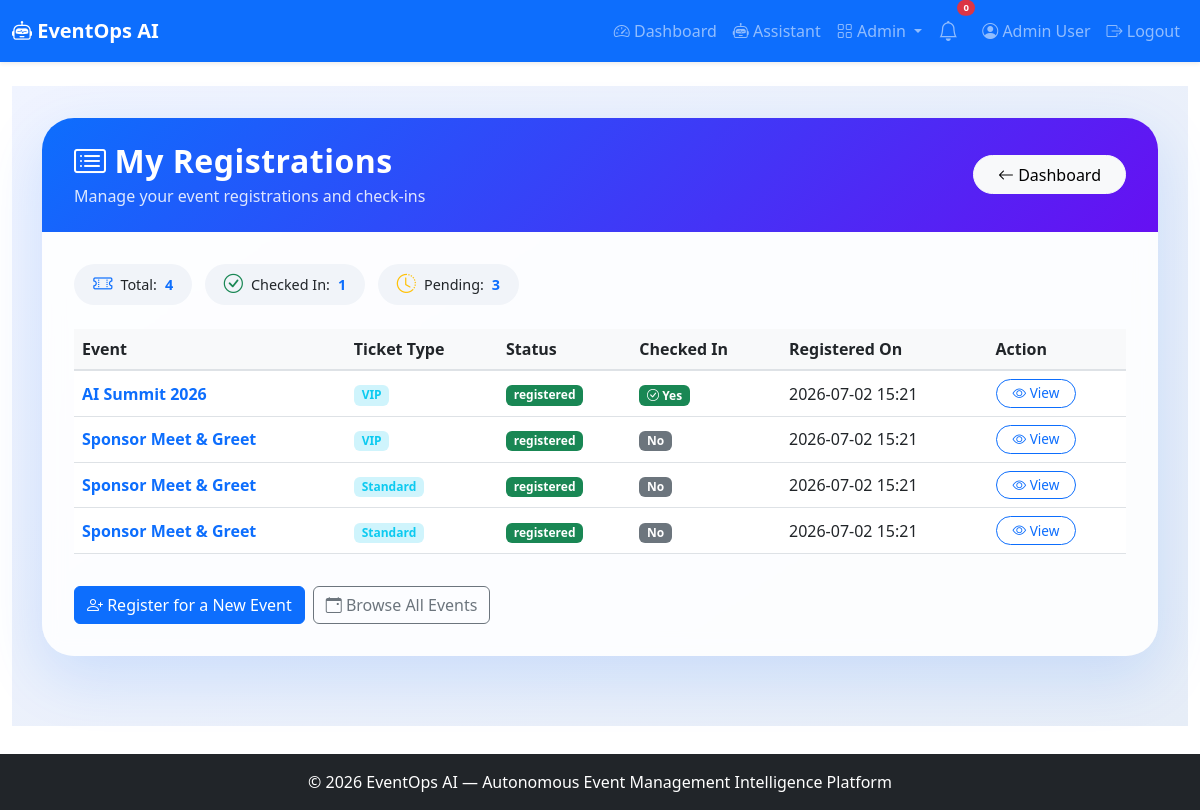
/user/registrations (signed in), run on the app's committed database.
### app.py (models this page shows, shortened)
class User(UserMixin, db.Model):
    id = db.Column(db.Integer, primary_key=True)
    name = db.Column(db.String(100), nullable=False)
    email = db.Column(db.String(100), unique=True, nullable=False)
    password_hash = db.Column(db.String(200), nullable=False)
    role = db.Column(db.String(20), default='user')
    created_at = db.Column(db.DateTime, default=lambda: datetime.now(timezone.utc))

class Registration(db.Model):
    id = db.Column(db.Integer, primary_key=True)
    user_id = db.Column(db.Integer, db.ForeignKey('user.id'))
    event_id = db.Column(db.Integer, db.ForeignKey('event.id'))
    ticket_type = db.Column(db.String(50))
    status = db.Column(db.String(20), default='registered')
    checked_in = db.Column(db.Boolean, default=False)
    registered_at = db.Column(db.DateTime, default=lambda: datetime.now(timezone.utc))
    user = db.relationship('User', backref='registrations')
    event = db.relationship('Event', backref='registrations')

class Event(db.Model):
    id = db.Column(db.Integer, primary_key=True)
    title = db.Column(db.String(200), nullable=False)
    description = db.Column(db.Text)
    date = db.Column(db.String(50))
    time = db.Column(db.String(50))
    location = db.Column(db.String(200))
    capacity = db.Column(db.Integer)
    status = db.Column(db.String(20), default='upcoming')
    created_at = db.Column(db.DateTime, default=lambda: datetime.now(timezone.utc))

### app.py (the view)
@app.route('/user/registrations')
@login_required
def user_my_registrations():
    registrations = Registration.query.filter_by(user_id=current_user.id).all()
    return render_template('user_registrations.html', registrations=registrations)

### app.py (called while the page is built)
@login_manager.user_loader
def load_user(user_id):
    return User.query.get(int(user_id))

### Milestone 2/Event managemaent/templates/user_registrations.html (shortened to what this page needs)
{% extends "base.html" %}
{% block content %}
<div class="registrations-wrapper">
    <div class="container">
        <div class="card registrations-card">
            <div class="card-header d-flex justify-content-between align-items-center flex-wrap">
                <div>
                    <h2><i class="bi bi-card-list me-2"></i>My Registrations</h2>
                    <p>Manage your event registrations and check-ins</p>
                </div>
                <a href="{{ url_for('dashboard') }}" class="btn btn-light btn-back">
                    <i class="bi bi-arrow-left"></i> Dashboard
                </a>
            </div>
            <div class="card-body">
                <div class="mb-3">
                    <span class="stats-badge"><i class="bi bi-ticket-perforated text-primary"></i> Total: <span class="stat-number">{{ registrations|length }}</span></span>
                    <span class="stats-badge"><i class="bi bi-check-circle text-success"></i> Checked In: <span class="stat-number">{{ registrations|selectattr('checked_in', 'equalto', True)|list|length }}</span></span>
                    <span class="stats-badge"><i class="bi bi-clock-history text-warning"></i> Pending: <span class="stat-number">{{ registrations|selectattr('checked_in', 'equalto', False)|list|length }}</span></span>
                </div>
                <div class="table-responsive">
                    <table class="table table-hover align-middle">
                        <thead>
                            <tr>
                                <th>Event</th>
                                <th>Ticket Type</th>
                                <th>Status</th>
                                <th>Checked In</th>
                                <th>Registered On</th>
                                <th>Action</th>
                            </tr>
                        </thead>
                        <tbody>
                            {% for reg in registrations %}
                            <tr>
                                <td><span class="event-title">{{ reg.event.title }}</span></td>
                                <td><span class="badge bg-info-subtle text-info">{{ reg.ticket_type }}</span></td>
                                <td><span class="badge bg-{{ 'success' if reg.status == 'registered' else 'warning' }}">{{ reg.status }}</span></td>
                                <td>
                                    <span class="badge bg-{{ 'success' if reg.checked_in else 'secondary' }}">
                                        {% if reg.checked_in %}<i class="bi bi-check-circle"></i> Yes{% else %}No{% endif %}
                                    </span>
                                </td>
                                <td>{{ reg.registered_at.strftime('%Y-%m-%d %H:%M') }}</td>
                                <td>
                                    <a href="{{ url_for('event_detail', event_id=reg.event_id) }}" class="btn btn-outline-primary btn-sm btn-view">
                                        <i class="bi bi-eye"></i> View
                                    </a>
                                </td>
                            </tr>
                            {% endfor %}
                        </tbody>
                    </table>
                </div>
                <div class="mt-3 d-flex flex-wrap gap-2">
                    <a href="{{ url_for('user_register_event') }}" class="btn btn-primary">
                        <i class="bi bi-person-plus"></i> Register for a New Event
                    </a>
                    <a href="{{ url_for('browse_events') }}" class="btn btn-outline-secondary">
                        <i class="bi bi-calendar-event"></i> Browse All Events
                    </a>
                </div>
            </div>
        </div>
    </div>
</div>
{% endblock %}

### Milestone 1/Event managemaent/templates/base.html (shortened to what this page needs)
<!DOCTYPE html>
<html lang="en">
<head>
    <link href="https://cdn.jsdelivr.net/npm/bootstrap@5.3.0/dist/css/bootstrap.min.css" rel="stylesheet">
    <link rel="stylesheet" href="https://cdn.jsdelivr.net/npm/bootstrap-icons@1.11.0/font/bootstrap-icons.css">
    <link rel="stylesheet" href="{{ url_for('static', filename='css/style.css') }}">
</head>
<body>
    <nav class="navbar navbar-expand-lg navbar-dark bg-primary shadow-sm">
        <div class="container-fluid">
            <a class="navbar-brand fw-bold" href="{{ url_for('index') }}">
                <i class="bi bi-robot"></i> EventOps AI
            </a>
            <div class="collapse navbar-collapse" id="navbarNav">
                <ul class="navbar-nav ms-auto align-items-lg-center">
                    {% if current_user.is_authenticated %}
                        <li class="nav-item">
                            <a class="nav-link" href="{{ url_for('dashboard') }}">
                                <i class="bi bi-speedometer2"></i> Dashboard
                            </a>
                        </li>
                        <li class="nav-item">
                            <a class="nav-link" href="{{ url_for('assistant_page') }}">
                                <i class="bi bi-robot"></i> Assistant
                            </a>
                        </li>
                        {% if current_user.role == 'admin' %}
                        <li class="nav-item dropdown">
                            <a class="nav-link dropdown-toggle" href="#" role="button" data-bs-toggle="dropdown">
                                <i class="bi bi-grid"></i> Admin
                            </a>
                        </li>
                        {% endif %}
                        <li class="nav-item position-relative me-2">
                            <a class="nav-link" href="#" title="Notifications" data-bs-toggle="dropdown">
                                <i class="bi bi-bell fs-5"></i>
                                <span class="position-absolute top-0 start-100 translate-middle badge rounded-pill bg-danger" style="font-size:0.6rem;">
                                    0
                                </span>
                            </a>
                        </li>
                        <li class="nav-item">
                            <a class="nav-link" href="{{ url_for('profile') }}">
                                <i class="bi bi-person-circle"></i> {{ current_user.name }}
                            </a>
                        </li>
                        <li class="nav-item">
                            <a class="nav-link" href="{{ url_for('logout') }}">
                                <i class="bi bi-box-arrow-right"></i> Logout
                            </a>
                        </li>
                    {% endif %}
                </ul>
            </div>
        </div>
    </nav>
    <main class="container-fluid py-4">
        {% block content %}{% endblock %}
    </main>
    <footer class="footer bg-dark text-white py-3 mt-4">
        <div class="container text-center">
            <span>© 2026 EventOps AI — Autonomous Event Management Intelligence Platform</span>
        </div>
    </footer>
</body>
</html>

### Milestone 1/Event managemaent/static/css/style.css (style rules this page uses)
body { padding-bottom: 60px; }
.footer { position: fixed; bottom: 0; width: 100%; }

### Milestone 2/Event managemaent/templates/user_registrations.html (style rules this page uses)
.registrations-wrapper { min-height: 80vh; background: linear-gradient(145deg, #f0f4ff 0%, #e6edf7 100%); padding: 2rem 0; }
.registrations-card { border: none; border-radius: 2rem; background: rgba(255, 255, 255, 0.85); backdrop-filter: blur(10px); box-shadow: 0 20px 60px rgba(13, 110, 253, 0.15); overflow: hidden; }
.registrations-card .card-header { background: linear-gradient(135deg, #0d6efd, #6610f2); color: white; padding: 1.5rem 2rem; border: none; }
.registrations-card .card-header h2 { font-weight: 700; letter-spacing: 0.5px; margin-bottom: 0.2rem; }
.registrations-card .card-header p { opacity: 0.85; margin-bottom: 0; }
.registrations-card .card-body { padding: 2rem 2rem; }
.stats-badge { display: inline-flex; align-items: center; gap: 0.5rem; padding: 0.4rem 1.2rem; border-radius: 50px; background: #f1f4f9; font-size: 0.9rem; margin-right: 0.5rem; margin-bottom: 0.5rem; }
.stats-badge i { font-size: 1.2rem; }
.stats-badge .stat-number { font-weight: 700; color: #0d6efd; }
.btn-back { border-radius: 50px; padding: 0.4rem 1.5rem; }
.table th { background: #f8f9fa; color: #212529; font-weight: 600; border-bottom: 2px solid #dee2e6; }
.table td { vertical-align: middle; }
.table .event-title { font-weight: 600; color: #0d6efd; }
.btn-view { border-radius: 30px; padding: 0.2rem 1rem; font-size: 0.85rem; }

### data on the page
User: name "Admin User"
Registration: event "AI Summit 2026", ticket_type "VIP", status "registered", checked_in True (drawn), registered_at "2026-07-02 15:21"
Registration: event "Sponsor Meet & Greet", ticket_type "VIP", status "registered", checked_in "No", registered_at "2026-07-02 15:21"
Registration: event "Sponsor Meet & Greet", ticket_type "Standard", status "registered", checked_in "No", registered_at "2026-07-02 15:21"
Registration: event "Sponsor Meet & Greet", ticket_type "Standard", status "registered", checked_in "No", registered_at "2026-07-02 15:21"

### other printed values
{{ registrations|length }} "4"
{{ registrations|selectattr('checked_in', 'equalto', True)|list|length }} "1"
{{ registrations|selectattr('checked_in', 'equalto', False)|list|length }} "3"
